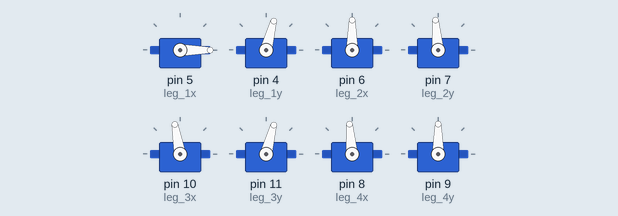
This sketch was run on a simulated Arduino Uno, built with avr-gcc and run on an emulated ATmega328P. Parts: 8 × servo.

Above: at 0.05 s.
At 0.15 s:
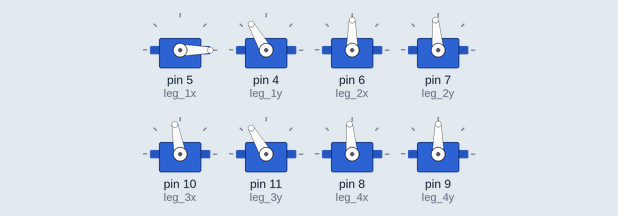
At 0.3 s:
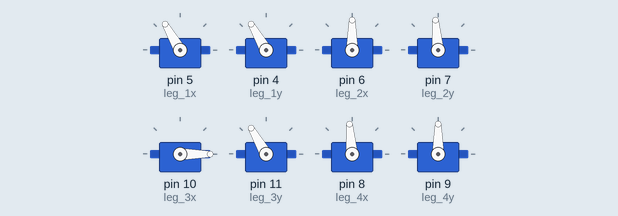
At 0.45 s:
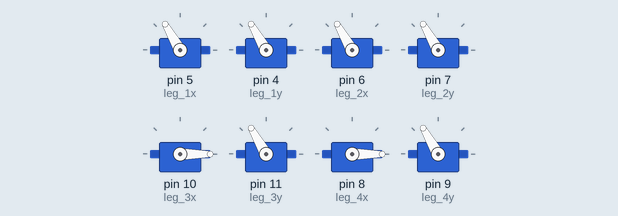
At 0.6 s:
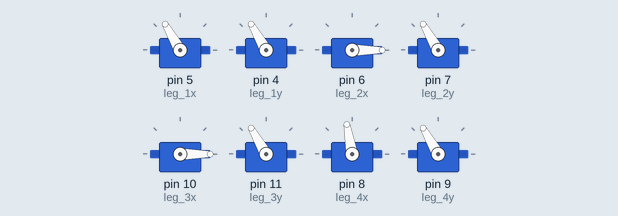
Timing chart, 0 to 3.0 s (numbered marks = the images above):
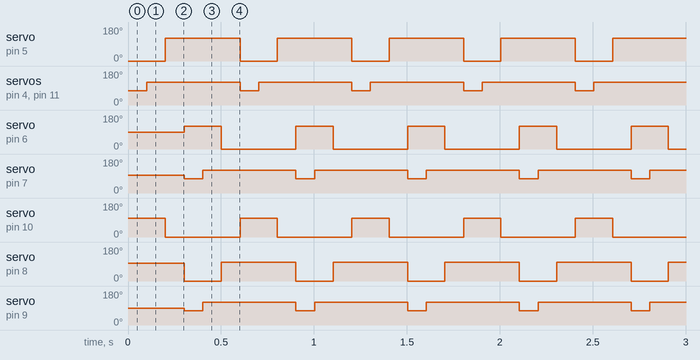

Measured:
- by itself, servo on pin 5 (leg_1x): alternates 120° for 0.40 s and 0° for 0.20 s
- by itself, servo on pin 6 (leg_2x): alternates 120° for 0.20 s and 0° for 0.40 s
- by itself, servo on pin 10 (leg_3x): alternates 100° for 0.20 s and 0° for 0.40 s
- by itself, servo on pin 8 (leg_4x): alternates 100° for 0.40 s and 0° for 0.20 s
- by itself, servo on pin 4 (leg_1y), servo on pin 7 (leg_2y), servo on pin 11 (leg_3y), servo on pin 9 (leg_4y): alternates 120° for 0.50 s and 75° for 0.10 s

The sketch:

spiderbot4.ino
```cpp
#include<Servo.h>
Servo leg_1x;
Servo leg_1y;
Servo leg_2x;
Servo leg_2y;
Servo leg_3x;
Servo leg_3y;
Servo leg_4x;
Servo leg_4y;
int servo_pos=0;
void setup() {
  // put your setup code here, to run once:
leg_1x.attach(5);
leg_1y.attach(4);
leg_2x.attach(6);
leg_2y.attach(7);
leg_3x.attach(10);
leg_3y.attach(11);
leg_4x.attach(8);
leg_4y.attach(9);
zeros();
}

void loop() {
leg_1y.write(75);
leg_1x.write(0);
leg_3y.write(75);
leg_3x.write(100);
delay(100);
leg_1y.write(120);
leg_3y.write(120);
delay(100);
leg_1x.write(120);
leg_3x.write(0);
delay(100);


leg_2y.write(75);
leg_2x.write(120);
leg_4y.write(75);
leg_4x.write(0);
delay(100);
leg_2y.write(120);
leg_4y.write(120);
delay(100);
leg_2x.write(0);
leg_4x.write(100);
delay(100);


}
void zeros()
{
leg_1x.write(90);
leg_1y.write(85);
leg_2x.write(90);
leg_2y.write(95);
leg_3x.write(90);
leg_3y.write(90);
leg_4x.write(95);
leg_4y.write(90);
}
```
